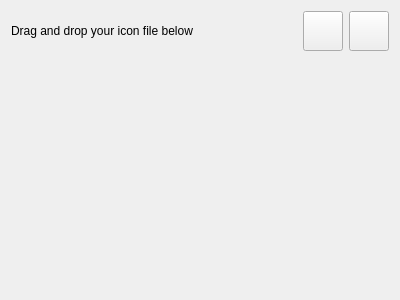
<?xml version="1.0" encoding="UTF-8"?>
<ui version="4.0">
 <class>IconWidget</class>
 <widget class="QWidget" name="IconWidget">
  <property name="geometry">
   <rect>
    <x>0</x>
    <y>0</y>
    <width>400</width>
    <height>300</height>
   </rect>
  </property>
  <property name="windowTitle">
   <string>Form</string>
  </property>
  <layout class="QVBoxLayout" name="verticalLayout_4">
   <item>
    <layout class="QHBoxLayout" name="horizontalLayout_4">
     <item>
      <widget class="QLabel" name="label_12">
       <property name="text">
        <string>Drag and drop your icon file below</string>
       </property>
      </widget>
     </item>
     <item>
      <widget class="QPushButton" name="pushButtonSelectIconFile">
       <property name="maximumSize">
        <size>
         <width>40</width>
         <height>40</height>
        </size>
       </property>
       <property name="text">
        <string/>
       </property>
       <property name="icon">
        <iconset resource="debmaker.qrc">
         <normaloff>:/resources/folder-with-pictures.png</normaloff>:/resources/folder-with-pictures.png</iconset>
       </property>
       <property name="iconSize">
        <size>
         <width>30</width>
         <height>30</height>
        </size>
       </property>
      </widget>
     </item>
     <item>
      <widget class="QPushButton" name="pushButtonClearIcon">
       <property name="maximumSize">
        <size>
         <width>40</width>
         <height>40</height>
        </size>
       </property>
       <property name="text">
        <string/>
       </property>
       <property name="icon">
        <iconset resource="debmaker.qrc">
         <normaloff>:/resources/delete.png</normaloff>:/resources/delete.png</iconset>
       </property>
       <property name="iconSize">
        <size>
         <width>30</width>
         <height>30</height>
        </size>
       </property>
      </widget>
     </item>
    </layout>
   </item>
   <item>
    <widget class="QWidget" name="iconDisplayView" native="true"/>
   </item>
  </layout>
 </widget>
 <resources>
  <include location="debmaker.qrc"/>
 </resources>
 <connections/>
</ui>
